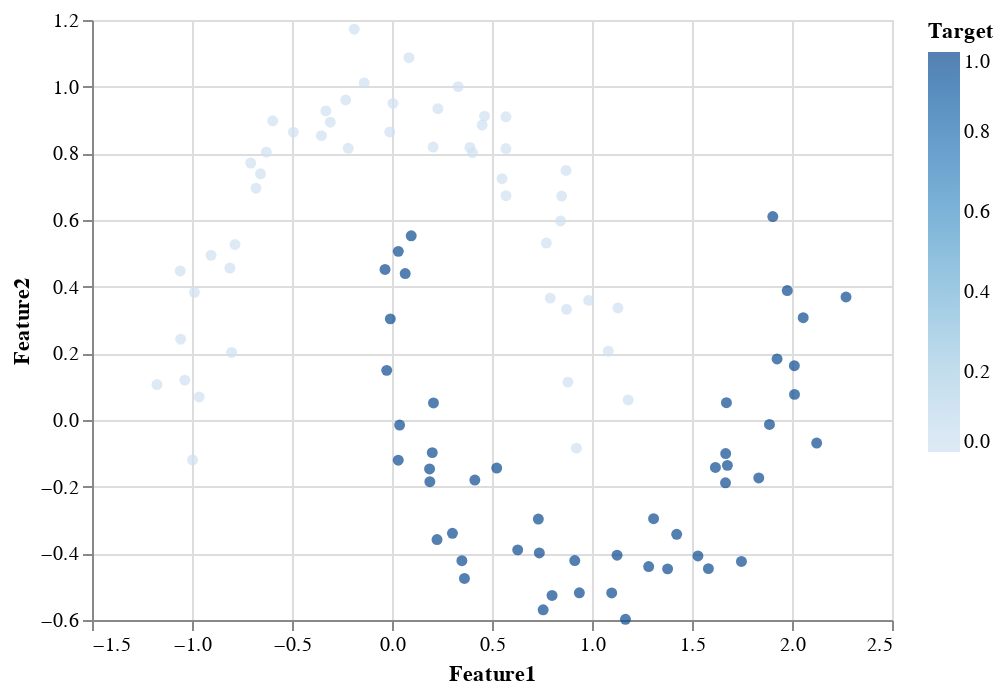

Here is the notebook cell this chart was saved with:
### Code cell
import altair as alt

# Create a scatter plot with Feature1 and Feature2 on the x and y axes, respectively, and color by Target
chart = alt.Chart(df).mark_circle().encode(
    x='Feature1',
    y='Feature2',
    color='Target'
)

# Display the chart
chart

### Figure 1 — Vega-Lite specification as saved in the notebook (floating-point values rounded to 4 significant figures)
{"config": {"view": {"continuousWidth": 400, "continuousHeight": 300}}, "data": {"name": "data-848f8ee3190599e9edbf200d6fcd0d5c"}, "mark": "circle", "encoding": {"color": {"field": "Target", "type": "quantitative"}, "x": {"field": "Feature1", "type": "quantitative"}, "y": {"field": "Feature2", "type": "quantitative"}}, "$schema": "https://vega.github.io/schema/vega-lite/v4.17.0.json", "datasets": {"data-848f8ee3190599e9edbf200d6fcd0d5c": [{"Feature1": 1.582, "Feature2": -0.4458, "Target": 1}, {"Feature1": 0.06605, "Feature2": 0.4392, "Target": 1}, {"Feature1": 0.7366, "Feature2": -0.399, "Target": 1}, {"Feature1": -1.057, "Feature2": 0.2425, "Target": 0}, {"Feature1": -0.8022, "Feature2": 0.2027, "Target": 0}, {"Feature1": -0.7064, "Feature2": 0.7708, "Target": 0}, {"Feature1": 0.2054, "Feature2": 0.8188, "Target": 0}, {"Feature1": 1.378, "Feature2": -0.4466, "Target": 1}, {"Feature1": 0.8482, "Feature2": 0.6717, "Target": 0}, {"Feature1": 0.922, "Feature2": -0.08439, "Target": 0}, {"Feature1": 0.3897, "Feature2": 0.8179, "Target": 0}, {"Feature1": -0.3303, "Feature2": 0.9271, "Target": 0}, {"Feature1": 1.167, "Feature2": -0.5979, "Target": 1}, {"Feature1": -0.5966, "Feature2": 0.8975, "Target": 0}, {"Feature1": 1.925, "Feature2": 0.1832, "Target": 1}, {"Feature1": 1.13, "Feature2": 0.336, "Target": 0}, {"Feature1": 1.125, "Feature2": -0.4057, "Target": 1}, {"Feature1": 1.099, "Feature2": -0.5188, "Target": 1}, {"Feature1": 0.5701, "Feature2": 0.6728, "Target": 0}, {"Feature1": -0.3085, "Feature2": 0.8934, "Target": 0}, {"Feature1": -0.02646, "Feature2": 0.1489, "Target": 1}, {"Feature1": 1.834, "Feature2": -0.1738, "Target": 1}, {"Feature1": -0.01103, "Feature2": 0.8642, "Target": 0}, {"Feature1": -0.988, "Feature2": 0.3832, "Target": 0}, {"Feature1": 0.5236, "Feature2": -0.1441, "Target": 1}, {"Feature1": 0.4625, "Feature2": 0.9117, "Target": 0}, {"Feature1": -0.9047, "Feature2": 0.4942, "Target": 0}, {"Feature1": 2.012, "Feature2": 0.163, "Target": 1}, {"Feature1": 0.7718, "Feature2": 0.5309, "Target": 0}, {"Feature1": 0.7558, "Feature2": -0.5694, "Target": 1}, {"Feature1": 0.8701, "Feature2": 0.7487, "Target": 0}, {"Feature1": -1.036, "Feature2": 0.1195, "Target": 0}, {"Feature1": 1.747, "Feature2": -0.4245, "Target": 1}, {"Feature1": -0.1887, "Feature2": 1.172, "Target": 0}, {"Feature1": 2.123, "Feature2": -0.06926, "Target": 1}, {"Feature1": 0.8728, "Feature2": 0.332, "Target": 0}, {"Feature1": 0.3494, "Feature2": -0.422, "Target": 1}, {"Feature1": 0.4142, "Feature2": -0.18, "Target": 1}, {"Feature1": -0.628, "Feature2": 0.8035, "Target": 0}, {"Feature1": 0.5696, "Feature2": 0.9095, "Target": 0}, {"Feature1": -0.9972, "Feature2": -0.1197, "Target": 0}, {"Feature1": -0.4931, "Feature2": 0.8633, "Target": 0}, {"Feature1": 0.7913, "Feature2": 0.3657, "Target": 0}, {"Feature1": 2.056, "Feature2": 0.3069, "Target": 1}, {"Feature1": -0.2316, "Feature2": 0.9602, "Target": 0}, {"Feature1": 0.331, "Feature2": 1.0, "Target": 0}, {"Feature1": 1.53, "Feature2": -0.4078, "Target": 1}, {"Feature1": 0.08487, "Feature2": 1.087, "Target": 0}, {"Feature1": 0.3022, "Feature2": -0.34, "Target": 1}, {"Feature1": 0.5695, "Feature2": 0.8144, "Target": 0}, {"Feature1": -0.139, "Feature2": 1.011, "Target": 0}, {"Feature1": 1.082, "Feature2": 0.2064, "Target": 0}, {"Feature1": 0.4024, "Feature2": 0.8019, "Target": 0}, {"Feature1": -0.6798, "Feature2": 0.6954, "Target": 0}, {"Feature1": 0.8428, "Feature2": 0.5972, "Target": 0}, {"Feature1": 1.308, "Feature2": -0.2961, "Target": 1}, {"Feature1": 0.9836, "Feature2": 0.3588, "Target": 0}, {"Feature1": 0.3622, "Feature2": -0.4753, "Target": 1}, {"Feature1": -0.6572, "Feature2": 0.7387, "Target": 0}, {"Feature1": 1.668, "Feature2": -0.1006, "Target": 1}, {"Feature1": 0.2074, "Feature2": 0.05128, "Target": 1}, {"Feature1": 1.904, "Feature2": 0.6105, "Target": 1}, {"Feature1": 0.09613, "Feature2": 0.5525, "Target": 1}, {"Feature1": -1.059, "Feature2": 0.4473, "Target": 0}, {"Feature1": 0.03159, "Feature2": 0.5059, "Target": 1}, {"Feature1": 0.6285, "Feature2": -0.3896, "Target": 1}, {"Feature1": -1.175, "Feature2": 0.1064, "Target": 0}, {"Feature1": 0.7317, "Feature2": -0.2972, "Target": 1}, {"Feature1": 0.2012, "Feature2": -0.09787, "Target": 1}, {"Feature1": 2.27, "Feature2": 0.369, "Target": 1}, {"Feature1": 1.283, "Feature2": -0.4396, "Target": 1}, {"Feature1": -0.8106, "Feature2": 0.4558, "Target": 0}, {"Feature1": 0.1893, "Feature2": -0.1851, "Target": 1}, {"Feature1": -0.9643, "Feature2": 0.06913, "Target": 0}, {"Feature1": 1.976, "Feature2": 0.3884, "Target": 1}, {"Feature1": 0.03809, "Feature2": -0.01524, "Target": 1}, {"Feature1": 0.8002, "Feature2": -0.5263, "Target": 1}, {"Feature1": -0.3529, "Feature2": 0.8531, "Target": 0}, {"Feature1": 2.013, "Feature2": 0.07687, "Target": 1}, {"Feature1": 0.03134, "Feature2": -0.1206, "Target": 1}, {"Feature1": 0.2251, "Feature2": -0.3586, "Target": 1}, {"Feature1": 1.617, "Feature2": -0.1423, "Target": 1}, {"Feature1": -0.785, "Feature2": 0.5265, "Target": 0}, {"Feature1": -0.2188, "Feature2": 0.8151, "Target": 0}, {"Feature1": 0.8796, "Feature2": 0.1136, "Target": 0}, {"Feature1": -0.008321, "Feature2": 0.3034, "Target": 1}, {"Feature1": 0.2294, "Feature2": 0.934, "Target": 0}, {"Feature1": 1.181, "Feature2": 0.0603, "Target": 0}, {"Feature1": 0.004682, "Feature2": 0.9499, "Target": 0}, {"Feature1": 1.677, "Feature2": -0.1361, "Target": 1}, {"Feature1": 1.672, "Feature2": 0.05189, "Target": 1}, {"Feature1": 0.9138, "Feature2": -0.4218, "Target": 1}, {"Feature1": 1.668, "Feature2": -0.1884, "Target": 1}, {"Feature1": 1.423, "Feature2": -0.3428, "Target": 1}, {"Feature1": 0.4509, "Feature2": 0.8847, "Target": 0}, {"Feature1": 0.1879, "Feature2": -0.1467, "Target": 1}, {"Feature1": 0.9368, "Feature2": -0.5183, "Target": 1}, {"Feature1": 0.5502, "Feature2": 0.724, "Target": 0}, {"Feature1": 1.887, "Feature2": -0.01323, "Target": 1}, {"Feature1": -0.03479, "Feature2": 0.4516, "Target": 1}]}}
